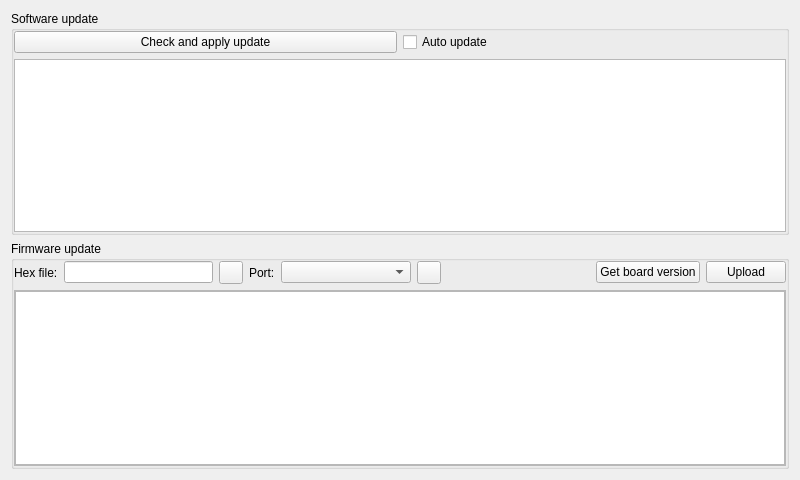
<?xml version="1.0" encoding="UTF-8"?>
<ui version="4.0">
 <class>mainForm</class>
 <widget class="QWidget" name="mainForm">
  <property name="geometry">
   <rect>
    <x>0</x>
    <y>0</y>
    <width>800</width>
    <height>480</height>
   </rect>
  </property>
  <property name="maximumSize">
   <size>
    <width>800</width>
    <height>480</height>
   </size>
  </property>
  <property name="windowTitle">
   <string>Form</string>
  </property>
  <layout class="QVBoxLayout" name="verticalLayout">
   <item>
    <widget class="QGroupBox" name="groupBox_2">
     <property name="title">
      <string>Software update</string>
     </property>
     <layout class="QVBoxLayout" name="verticalLayout_3">
      <property name="leftMargin">
       <number>0</number>
      </property>
      <property name="topMargin">
       <number>0</number>
      </property>
      <property name="rightMargin">
       <number>0</number>
      </property>
      <property name="bottomMargin">
       <number>0</number>
      </property>
      <item>
       <layout class="QHBoxLayout" name="horizontalLayout_2">
        <item>
         <widget class="QPushButton" name="btnUpdateFile">
          <property name="text">
           <string>Check and apply update</string>
          </property>
         </widget>
        </item>
        <item>
         <widget class="QCheckBox" name="checkBox">
          <property name="text">
           <string>Auto update</string>
          </property>
         </widget>
        </item>
       </layout>
      </item>
      <item>
       <widget class="QTextBrowser" name="txtFileUpdate"/>
      </item>
     </layout>
    </widget>
   </item>
   <item>
    <widget class="QGroupBox" name="groupBox">
     <property name="maximumSize">
      <size>
       <width>16777215</width>
       <height>16777215</height>
      </size>
     </property>
     <property name="title">
      <string>Firmware update</string>
     </property>
     <layout class="QVBoxLayout" name="verticalLayout_2">
      <property name="leftMargin">
       <number>0</number>
      </property>
      <property name="topMargin">
       <number>0</number>
      </property>
      <property name="rightMargin">
       <number>0</number>
      </property>
      <property name="bottomMargin">
       <number>0</number>
      </property>
      <item>
       <layout class="QHBoxLayout" name="horizontalLayout">
        <item>
         <widget class="QLabel" name="label">
          <property name="text">
           <string>Hex file:</string>
          </property>
         </widget>
        </item>
        <item>
         <widget class="QLineEdit" name="txtHexFile"/>
        </item>
        <item>
         <widget class="QToolButton" name="btnOpenHexFile">
          <property name="text">
           <string/>
          </property>
          <property name="icon">
           <iconset>
            <normaloff>open.png</normaloff>open.png</iconset>
          </property>
         </widget>
        </item>
        <item>
         <widget class="QLabel" name="label_2">
          <property name="text">
           <string>Port:</string>
          </property>
         </widget>
        </item>
        <item>
         <widget class="QComboBox" name="cbbListSerialPort">
          <property name="minimumSize">
           <size>
            <width>130</width>
            <height>0</height>
           </size>
          </property>
         </widget>
        </item>
        <item>
         <widget class="QToolButton" name="btnUpdateSerialPort">
          <property name="text">
           <string/>
          </property>
          <property name="icon">
           <iconset>
            <normaloff>reload.png</normaloff>reload.png</iconset>
          </property>
         </widget>
        </item>
        <item>
         <spacer name="horizontalSpacer">
          <property name="orientation">
           <enum>Qt::Horizontal</enum>
          </property>
          <property name="sizeHint" stdset="0">
           <size>
            <width>40</width>
            <height>20</height>
           </size>
          </property>
         </spacer>
        </item>
        <item>
         <widget class="QPushButton" name="btnGetArduinoVersion">
          <property name="text">
           <string>Get board version</string>
          </property>
         </widget>
        </item>
        <item>
         <widget class="QPushButton" name="btnUploadArduino">
          <property name="text">
           <string>Upload</string>
          </property>
         </widget>
        </item>
       </layout>
      </item>
      <item>
       <widget class="QFrame" name="frameArduinoUpdate">
        <property name="sizePolicy">
         <sizepolicy hsizetype="Preferred" vsizetype="Expanding">
          <horstretch>0</horstretch>
          <verstretch>0</verstretch>
         </sizepolicy>
        </property>
        <property name="frameShape">
         <enum>QFrame::StyledPanel</enum>
        </property>
        <property name="frameShadow">
         <enum>QFrame::Raised</enum>
        </property>
        <layout class="QVBoxLayout" name="verticalLayout_5">
         <property name="leftMargin">
          <number>0</number>
         </property>
         <property name="topMargin">
          <number>0</number>
         </property>
         <property name="rightMargin">
          <number>0</number>
         </property>
         <property name="bottomMargin">
          <number>0</number>
         </property>
         <item>
          <widget class="QTextBrowser" name="txtArduinoUpload"/>
         </item>
        </layout>
       </widget>
      </item>
     </layout>
    </widget>
   </item>
  </layout>
 </widget>
 <resources/>
 <connections/>
</ui>
